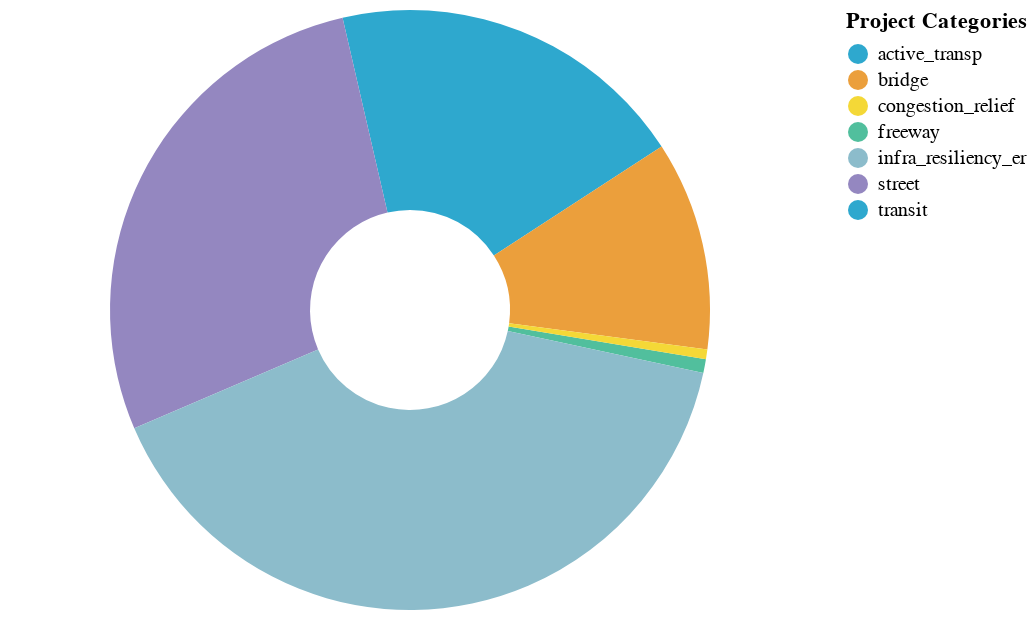

Write notebook code for a chart like this one.
### Markdown cell above
#### Charting

### Code cell
chart = alt.Chart(sums_short).mark_arc(innerRadius=50).encode(
    theta=alt.Theta(field="total_pct", type="quantitative"),
    color=(alt.Color(field="cat", type="nominal", scale=alt.Scale(
                                      range=altair_utils.CALITP_CATEGORY_BRIGHT_COLORS)
                     ,
                    legend=alt.Legend(title=('Project Categories'))
                    )
          )
)
chart

### Figure 1 — Vega-Lite specification as saved in the notebook (floating-point values rounded to 4 significant figures)
{"config": {"view": {"continuousWidth": 400, "continuousHeight": 300}}, "data": {"name": "data-3124f5b430ae8bd98b93f6dbd557a916"}, "mark": {"type": "arc", "innerRadius": 50}, "encoding": {"color": {"field": "cat", "legend": {"title": "Project Categories"}, "scale": {"range": ["#2EA8CE", "#EB9F3C", "#F4D837", "#51BF9D", "#8CBCCB", "#9487C0"]}, "type": "nominal"}, "theta": {"field": "total_pct", "type": "quantitative"}}, "$schema": "https://vega.github.io/schema/vega-lite/v4.17.0.json", "datasets": {"data-3124f5b430ae8bd98b93f6dbd557a916": [{"cat": "active_transp", "total": 4892, "total_pct": 15.83}, {"cat": "transit", "total": 1115, "total_pct": 3.609}, {"cat": "bridge", "total": 3483, "total_pct": 11.27}, {"cat": "street", "total": 8600, "total_pct": 27.84}, {"cat": "freeway", "total": 230, "total_pct": 0.7445}, {"cat": "infra_resiliency_er", "total": 12417, "total_pct": 40.19}, {"cat": "congestion_relief", "total": 158, "total_pct": 0.5114}]}}
